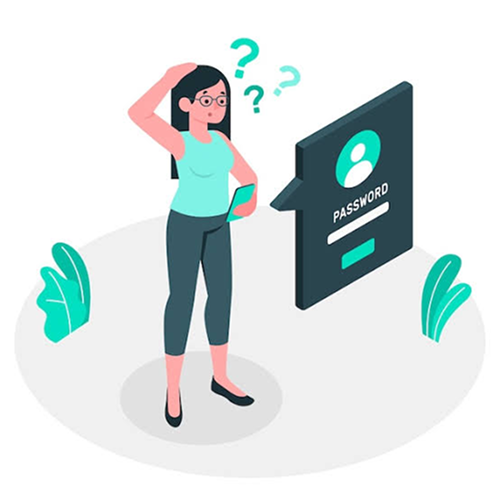
#> input picture app/assets/images/forgot_password.png, 500 x 500 px
$ python -i analyzer.py   (imports and definitions only)   (older library calls are emulated)
#> lines starting #> are read from the running program, lines starting #| are printed output that depends on the picture
#> further down, picture is the input picture: shape (500, 500, 3); mean B, G, R 225, 225.2, 215.4
import cv2
import numpy as np


def analyze_image(image):
    if image is None:
        raise ValueError("Input image cannot be None")

    # Downsample large phone images (max 1000px) for 20x faster analysis with exact accuracy
    h_orig, w_orig = image.shape[:2]
#> h_orig = 500; w_orig = 500
    max_dim = max(h_orig, w_orig)
#> max_dim = 500
    if max_dim > 1000:
        scale = 1000.0 / max_dim
        img_analysis = cv2.resize(image, (int(w_orig * scale), int(h_orig * scale)), interpolation=cv2.INTER_AREA)
    else:
        img_analysis = image

    if img_analysis.ndim == 3:
        gray = cv2.cvtColor(img_analysis, cv2.COLOR_BGR2GRAY)
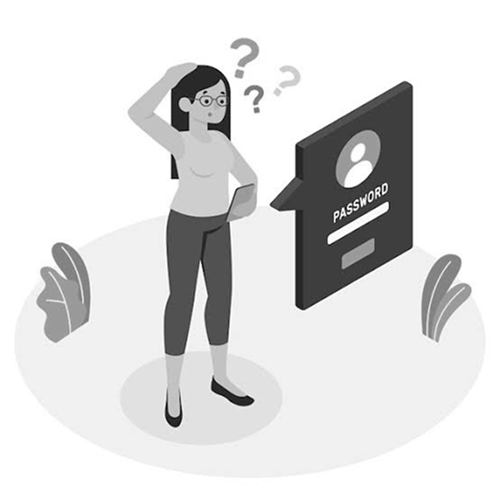
#> gray: shape (500, 500); min 0, max 255, mean 222.3
        hsv = cv2.cvtColor(img_analysis, cv2.COLOR_BGR2HSV)
#> hsv: shape (500, 500, 3); mean H, S, V 21.4, 25.6, 228.4
        saturation = float(np.mean(hsv[:, :, 1]))
#> saturation = 25.61
    else:
        gray = img_analysis.copy()
        saturation = 0.0

    mean_brightness = float(np.mean(gray))
#> mean_brightness = 222.3
    std_contrast = float(np.std(gray))
#> std_contrast = 60.05
    laplacian_var = float(cv2.Laplacian(gray, cv2.CV_64F).var())
#> laplacian_var = 339.8

    blurred_gray = cv2.medianBlur(gray, 3)
    noise_level = float(np.mean(np.abs(gray.astype(np.float32) - blurred_gray.astype(np.float32))))
#> noise_level = 0.535

    underexposed_pct = float(np.mean(gray < 30) * 100.0)
#> underexposed_pct = 0.204
    overexposed_pct = float(np.mean(gray > 225) * 100.0)
#> overexposed_pct = 77.02

    return {
        "brightness": mean_brightness,
        "contrast": std_contrast,
        "sharpness": laplacian_var,
        "saturation": saturation,
        "noise": noise_level,
        "underexposed_pct": underexposed_pct,
        "overexposed_pct": overexposed_pct,
    }

>>> import cv2
>>> picture = cv2.imread('../../../app/assets/images/forgot_password.png')
>>> result = analyze_image(picture)
#> result = {'brightness': 222.3, 'contrast': 60.05, 'sharpness': 339.8, 'saturation': 25.61, 'noise': 0.535, 'underexposed_pct': 0.204, 'overexposed_pct': 77.02}

$ run again, on app/assets/images/otp.png
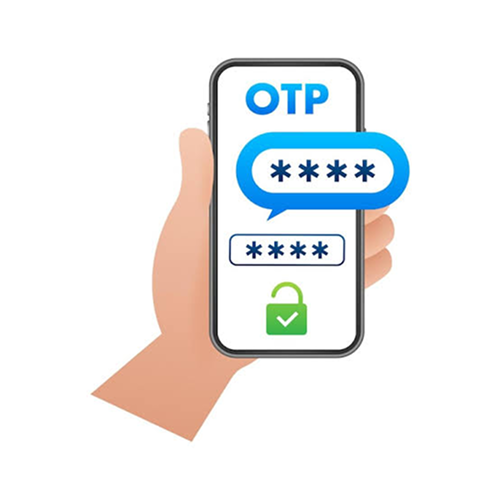
#> input picture app/assets/images/otp.png, 500 x 500 px
#> picture is the input picture: shape (500, 500, 3); mean B, G, R 238.7, 238.7, 237.9
#> in analyze_image, `gray = cv2.cvtColor(img_analysis, cv2.COLOR_BGR2GRAY)`:
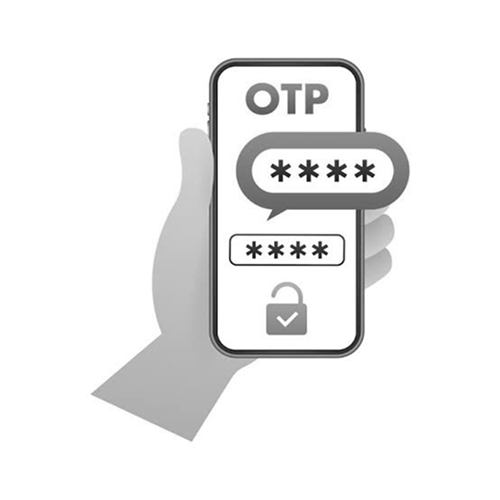
#> gray: shape (500, 500); min 4, max 255, mean 238.5
#> hsv: shape (500, 500, 3); mean H, S, V 9.5, 18.3, 246.6
#> saturation = 18.32
#> mean_brightness = 238.5
#> std_contrast = 41.99
#> laplacian_var = 411.9
#> noise_level = 0.564
#> underexposed_pct = 0.166
#> overexposed_pct = 84.15
#> result = {'brightness': 238.5, 'contrast': 41.99, 'sharpness': 411.9, 'saturation': 18.32, 'noise': 0.564, 'underexposed_pct': 0.166, 'overexposed_pct': 84.15}

$ run again, on app/assets/images/success.png
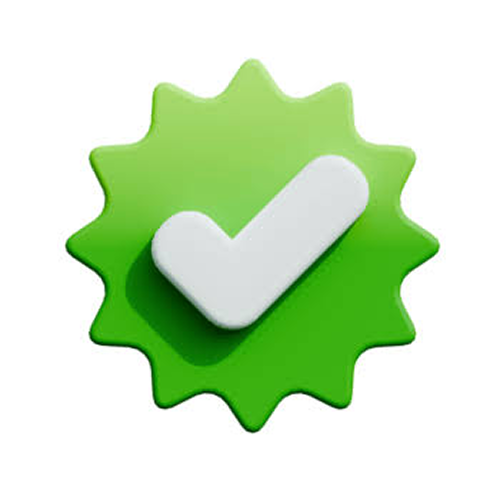
#> input picture app/assets/images/success.png, 500 x 500 px
#> picture is the input picture: shape (500, 500, 3); mean B, G, R 194, 231.1, 205.7
#> in analyze_image, `gray = cv2.cvtColor(img_analysis, cv2.COLOR_BGR2GRAY)`:
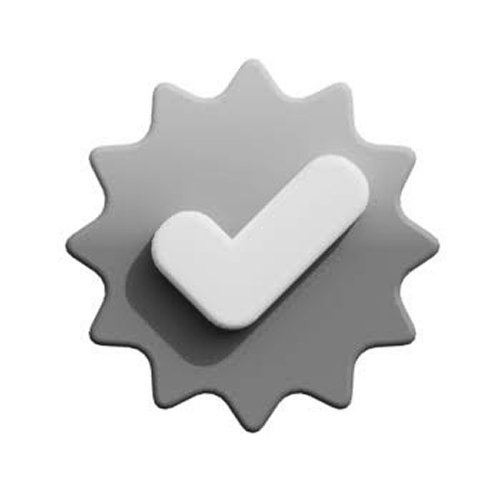
#> gray: shape (500, 500); min 18, max 255, mean 219.3
#> hsv: shape (500, 500, 3); mean H, S, V 23.8, 55.3, 231.3
#> saturation = 55.28
#> mean_brightness = 219.3
#> std_contrast = 55.92
#> laplacian_var = 57.22
#> noise_level = 0.197
#> underexposed_pct = 0.144
#> overexposed_pct = 64.77
#> result = {'brightness': 219.3, 'contrast': 55.92, 'sharpness': 57.22, 'saturation': 55.28, 'noise': 0.197, 'underexposed_pct': 0.144, 'overexposed_pct': 64.77}
